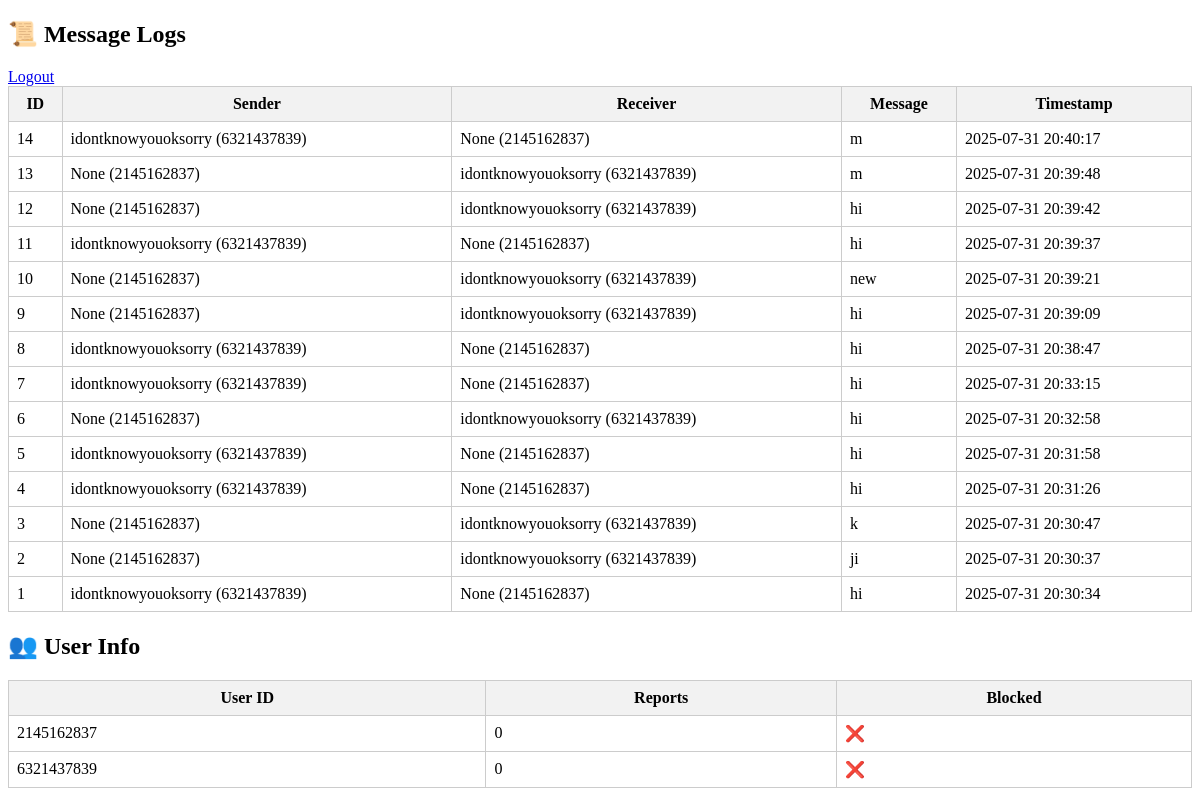
/dashboard (signed in), run on an earlier commit of the app's database.
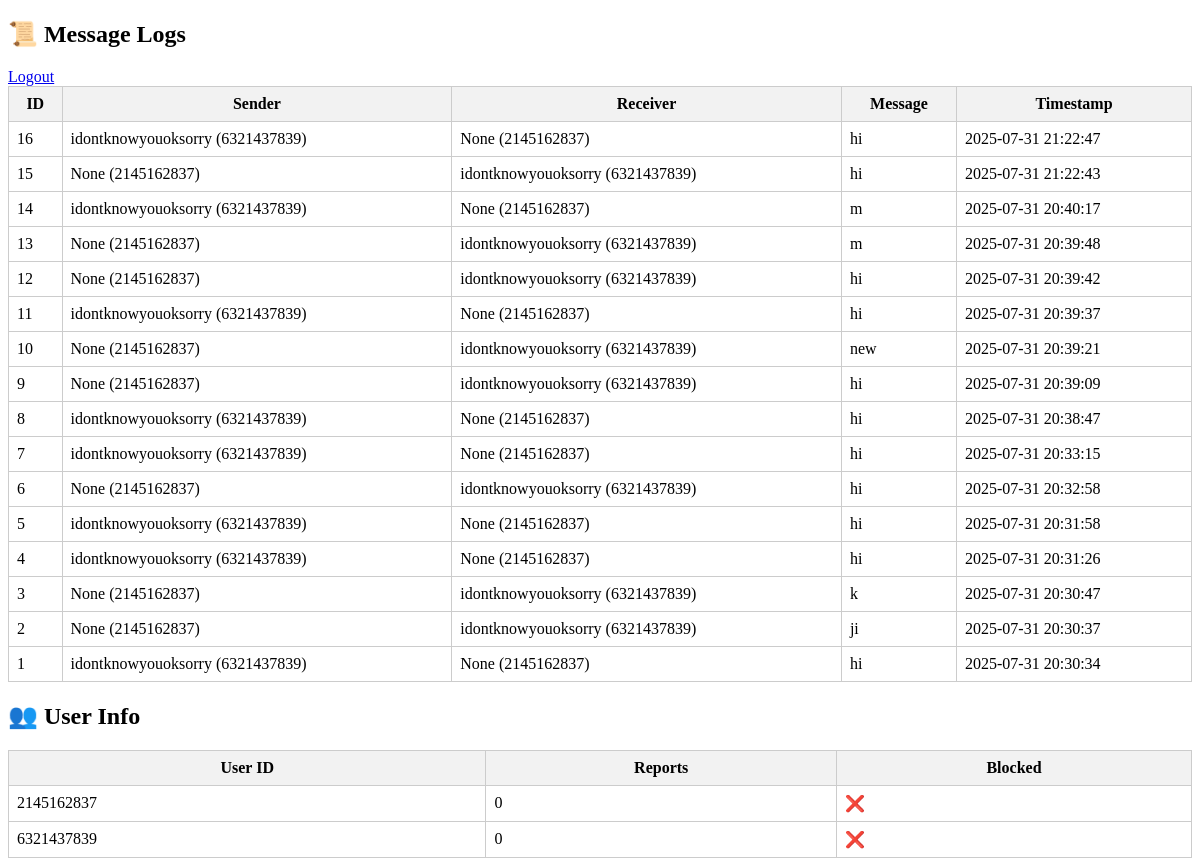
And on a later commit of the database.
### tables this page shows
CREATE TABLE messages (
            id INTEGER PRIMARY KEY AUTOINCREMENT,
            sender_id INTEGER,
            sender_username TEXT,
            receiver_id INTEGER,
            receiver_username TEXT,
            content TEXT,
            timestamp DATETIME DEFAULT CURRENT_TIMESTAMP
        );

CREATE TABLE users (
            telegram_id INTEGER PRIMARY KEY,
            username TEXT,
            is_available BOOLEAN,
            is_paired_with INTEGER,
            reports INTEGER DEFAULT 0,
            blocked BOOLEAN DEFAULT 0
        );

### app.py (the view)
@app.route("/dashboard")
def dashboard():
    if not session.get("admin"):
        return redirect(url_for("login"))
    conn = get_db()
    messages = conn.execute("""
                            SELECT m.id,
                                   m.content,
                                   m.timestamp,
                                   s.telegram_id AS sender_id,
                                   s.username    AS sender_username,
                                   r.telegram_id AS receiver_id,
                                   r.username    AS receiver_username
                            FROM messages m
                                     LEFT JOIN users s ON m.sender_id = s.telegram_id
                                     LEFT JOIN users r ON m.receiver_id = r.telegram_id
                            ORDER BY m.timestamp DESC
                            """).fetchall()
    users = conn.execute("SELECT telegram_id, reports, blocked FROM users").fetchall()
    return render_template("index.html", messages=messages, users=users)

### app.py (called while the page is built)
def get_db():
    conn = sqlite3.connect("omegledb.db", check_same_thread=False)
    conn.row_factory = sqlite3.Row
    return conn

### templates/index.html (shortened to what this page needs)
<!DOCTYPE html>
<html lang="en">
<head>
</head>
<body>
  <h2>📜 Message Logs</h2>
  <a href="/logout">Logout</a>
  <table>
    <tr>
      <th>ID</th>
      <th>Sender</th>
      <th>Receiver</th>
      <th>Message</th>
      <th>Timestamp</th>
    </tr>
    {% for msg in messages %}
    <tr>
      <td>{{ msg.id }}</td>
<td>{{ msg.sender_username }} ({{ msg.sender_id }})</td>
<td>{{ msg.receiver_username }} ({{ msg.receiver_id }})</td>
      <td>{{ msg.content }}</td>
      <td>{{ msg.timestamp }}</td>
    </tr>
    {% endfor %}
  </table>
  <h2>👥 User Info</h2>
  <table>
    <tr>
      <th>User ID</th>
      <th>Reports</th>
      <th>Blocked</th>
    </tr>
    {% for u in users %}
    <tr>
      <td>{{ u.telegram_id }}</td>
      <td>{{ u.reports }}</td>
      <td>{{ "✅" if u.blocked else "❌" }}</td>
    </tr>
    {% endfor %}
  </table>
</body>
</html>

### templates/index.html (style rules this page uses)
table { width: 100%; border-collapse: collapse; }
th, td { border: 1px solid #ccc; padding: 8px; }
th { background-color: #f2f2f2; }

What changed in the data, as far as the page shows it:
added messages: id "16", sender_username "idontknowyouoksorry", sender_id "6321437839", receiver_username "None", receiver_id "2145162837", content "hi", timestamp "2025-07-31 21:22:47"
added messages: id "15", sender_username "None", sender_id "2145162837", receiver_username "idontknowyouoksorry", receiver_id "6321437839", content "hi", timestamp "2025-07-31 21:22:43"
